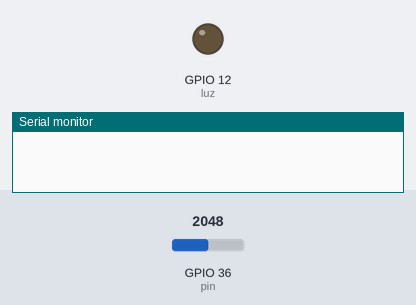
This sketch was run on a simulated ESP32. Parts: output pins drawn as LEDs (lit = HIGH), the last lines printed to the serial monitor. The inputs (shaded band) are chosen by the test bench; at power-on: GPIO 36 (pin) = 2048.

Above: at 2.0 s.
2.1 s: GPIO 36 (pin) set to 1089
3.8 s: GPIO 36 (pin) set to 995
At 5.1 s:
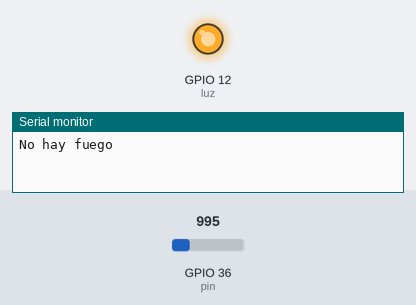
Timing chart, 0 to 6.8 s (numbered marks = the images above; inputs shaded):
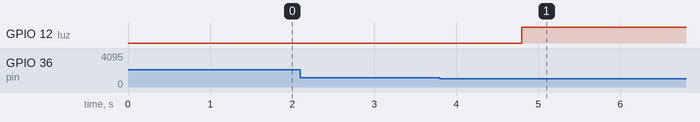

The sketch:

focoIsaac.ino
```cpp
#define luz 12
#define sensorMin 0
#define sensorMax 1024
#define pin A0
void setup(){
    Serial.begin(9600);
    pinMode (luz, OUTPUT);
}

void loop(){
    int sensorReading = analogRead(pin);
    int range = map(sensorReading, sensorMin, sensorMax, 0, 3);

    switch(range){
        case 0:
            Serial.println("Peligro fuego");
            // Encender el foco
            digitalWrite(luz, LOW);
            break;
        case 1:
            Serial.println("Fuego lejano");
            // Encender el foco con PWM a una intensidad menor
            // analogWrite(luz, 64); // 25% de la intensidad máxima (255)
            break;
        case 2:
            Serial.println("No hay fuego");
            //Foco apagado
            digitalWrite(luz, HIGH);
            break;
    }
    delay(1200);
}
```

Measured:
- the behaviour switches between 1024 and 1023 on GPIO 36 (pin) (found by bisection; images 0 and 1)
- after the input at 2.1 s, every drawn part: stays the same
- after the input at 3.8 s, GPIO 12 (luz): LOW → HIGH after 1.0 s
